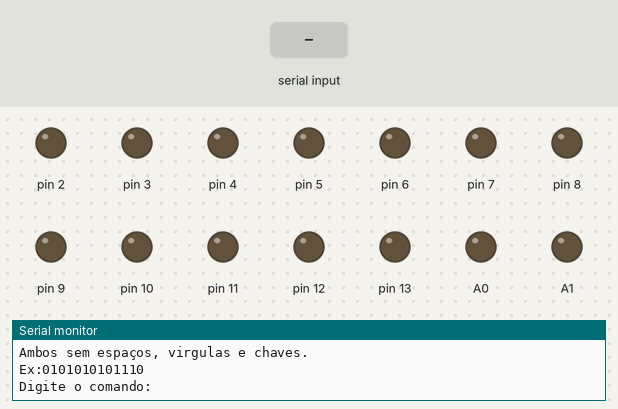
Recording of a sketch running on a simulated Arduino Uno, built with avr-gcc and run on an emulated ATmega328P. On the bench: output pins drawn as LEDs (lit = HIGH), the last lines printed to the serial monitor. Inputs (shaded band) come from the test bench.

Above: at 1.4 s.
1.5 s: "clock" received over Serial
At 3.6 s:
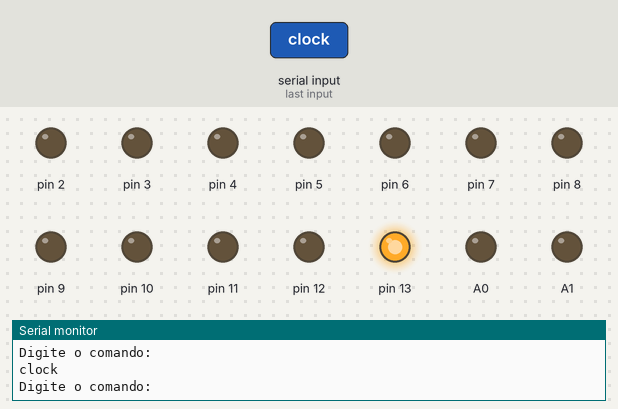
4.0 s: "90,45\n" received over Serial
6.5 s: "0\n" received over Serial
Timing chart, 0 to 9.5 s (numbered marks = the images above; inputs shaded):
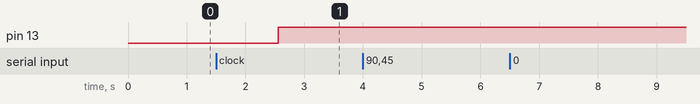

The sketch:

Vish.ino
```cpp
//portas
// 0   1   2   3   4     5    6           7     8   9   10  11  12  13
// S3  S2  S1  S0  Modo  Cin  memToReg(0) Wr1   Wr0 A1  A0  B1  B0  CLOCK
// ou
// S3  S2  S1  S0  Modo  Cin  memToReg(1) Wr1   Wr0 I3  I2  I1  I0  CLOCK
// sendo I o imediato

void setup() {
  // inicializa os pinos como OUTPUT e deixa tudo LOW
  for (byte i = 0; i <= 13; i++) {
    pinMode(i, OUTPUT);
    digitalWrite(i, LOW);
  }
  pinMode(A0, OUTPUT);
  pinMode(A1, OUTPUT);
  // inicializa o serial
  Serial.begin(9600);
  Serial.println("Formato do comando (Operação da ula): {S3, S2, S1, S0, Modo, Cin, Wr1, 1, Wr0, A1, A0, B1, B0}");
  Serial.println("Formato do comando (Guardar imediato): {X, X, X, X, X, X, Wr1, 1, Wr0, imediato3, imediato2, imediato1, imediato0}");
  Serial.println("Ambos sem espaços, virgulas e chaves.");
  Serial.println("Ex:0101010101110");
}
// ve se a string é valida
byte valida(String comando){
  // a string deve ter tamanho 13 e so pode conter 0s e 1s
  if(comando.length() != 13) return 0;
  for(int i=0; i<13; i++) if(comando[i]!='0' && comando[i]!='1') return 0;
  return 1;
}
void updateClock(){
// desce, sobe
  digitalWrite(13, LOW);
  delay(50);
  digitalWrite(13, HIGH);
}
//principal
void loop() {
    Serial.println("Digite o comando: ");
    while(Serial.available() == 0);
      String comando = Serial.readString();
      Serial.println(comando);
      if(comando=="clock") updateClock();
      else if(!valida(comando)) Serial.println("A string deve ter tamanho 13 e so pode conter 0s e 1s.");
      else{
        for(byte i=0; i<13; i++) digitalWrite(i, comando[i] - '0');//, Serial.println("Porta " + (String)i + " = " + (String)comando[i]);
        updateClock();

        Serial.println("Comando executado.");
      }

}
```

Measured:
- after the input at 1.5 s, pin 13: LOW → HIGH after 1.1 s
